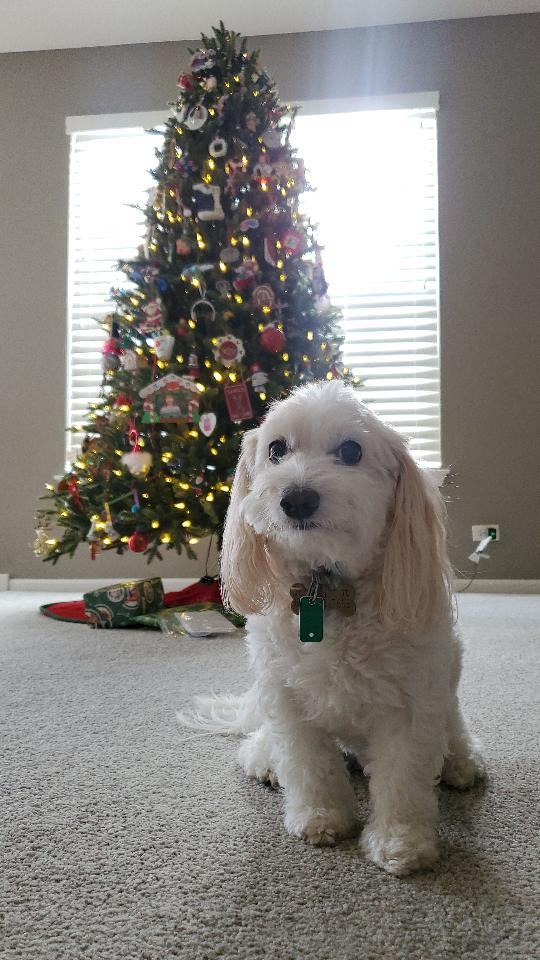
#> input picture 3:Q29sb3JCaXRDb2xsYWdl/3.png, 540 x 960 px
$ python 3Check.py
#> lines starting #> are read from the running program, lines starting #| are printed output that depends on the picture
import matplotlib.pyplot as plt
import numpy as np
from PIL import Image


img = Image.open('../../3:Q29sb3JCaXRDb2xsYWdl/3.png')
#> img is the input picture: PIL image 540x960 RGB; mean R, G, B 134, 130.5, 126.1
data = np.array(img)

#get the LSB of the all chanels and display it as an image

data2 = np.zeros((data.shape[0],data.shape[1],3),dtype="uint8")

for i in range(data.shape[0]):
    for j in range(data.shape[1]):
        for k in range(data.shape[2]):
            data2[i, j, k] = 255* (data[i, j, k] %2)


    if i % (data.shape[0] // 20) == 0:
        print("{percent:.1f}%".format(percent=i / data.shape[0] * 100))
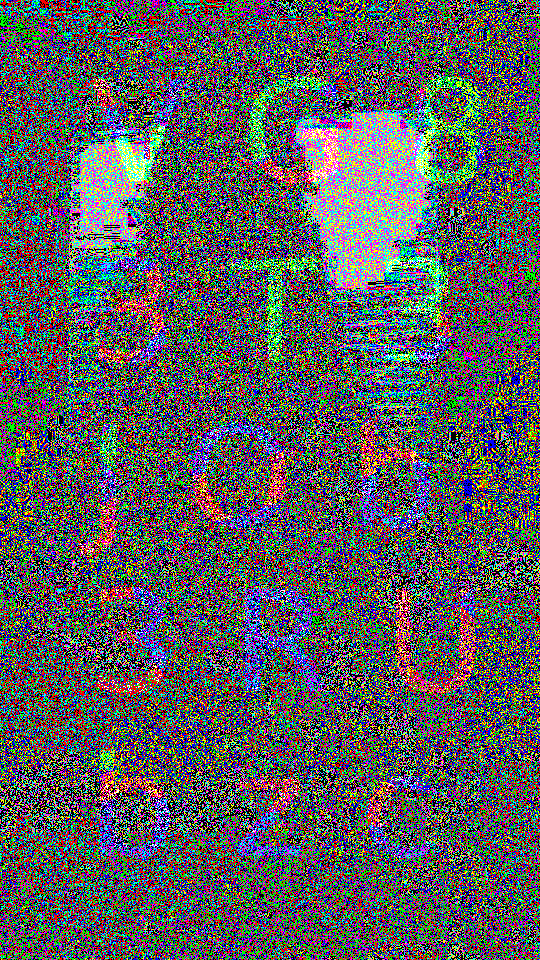
#> data2: shape (960, 540, 3); mean R, G, B 91.2, 92, 93.5


T = Image.fromarray(data2)
T.show()


pass
